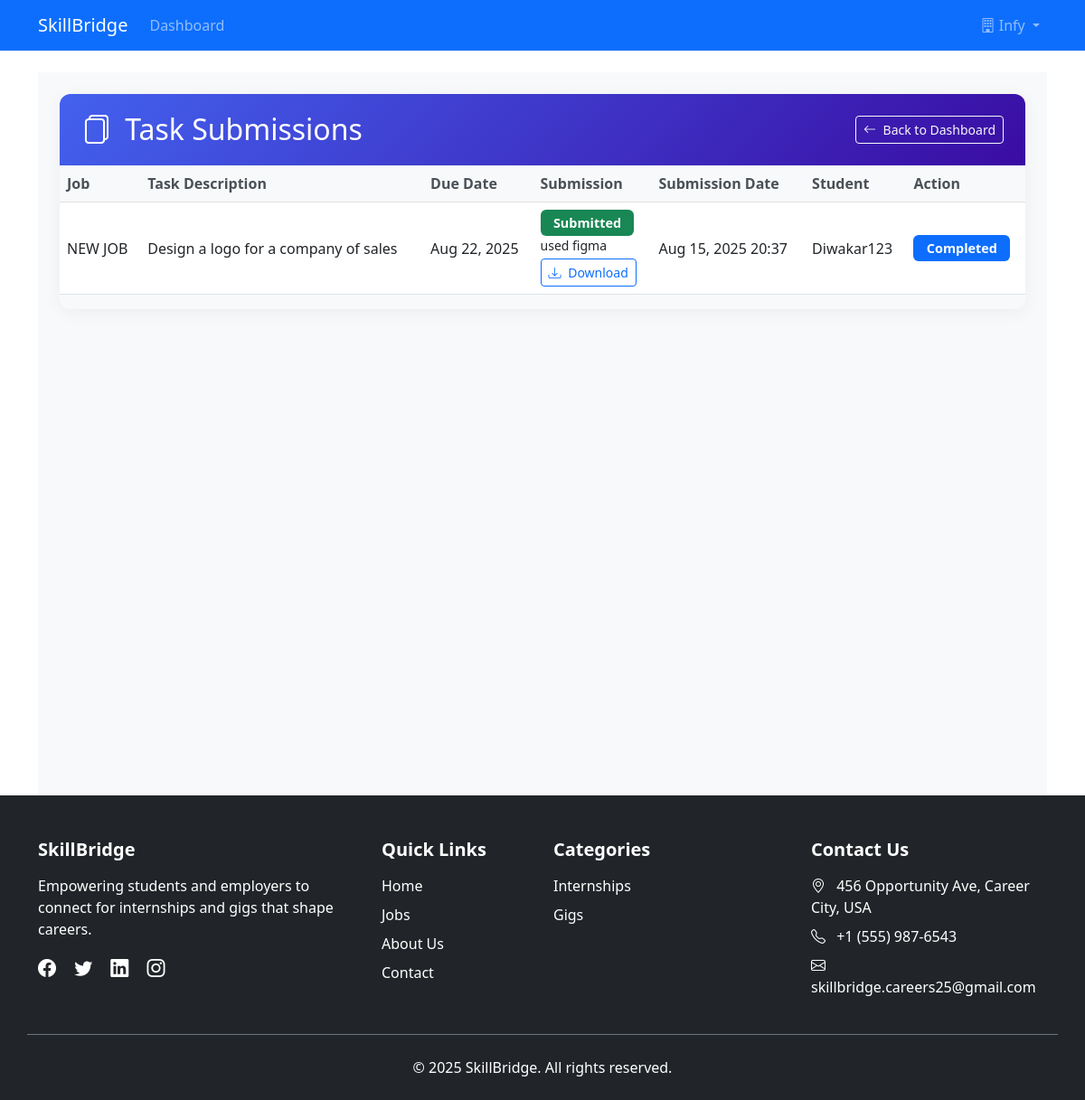
/payment/task-submissions/ (signed in), run on an earlier commit of the app's database.
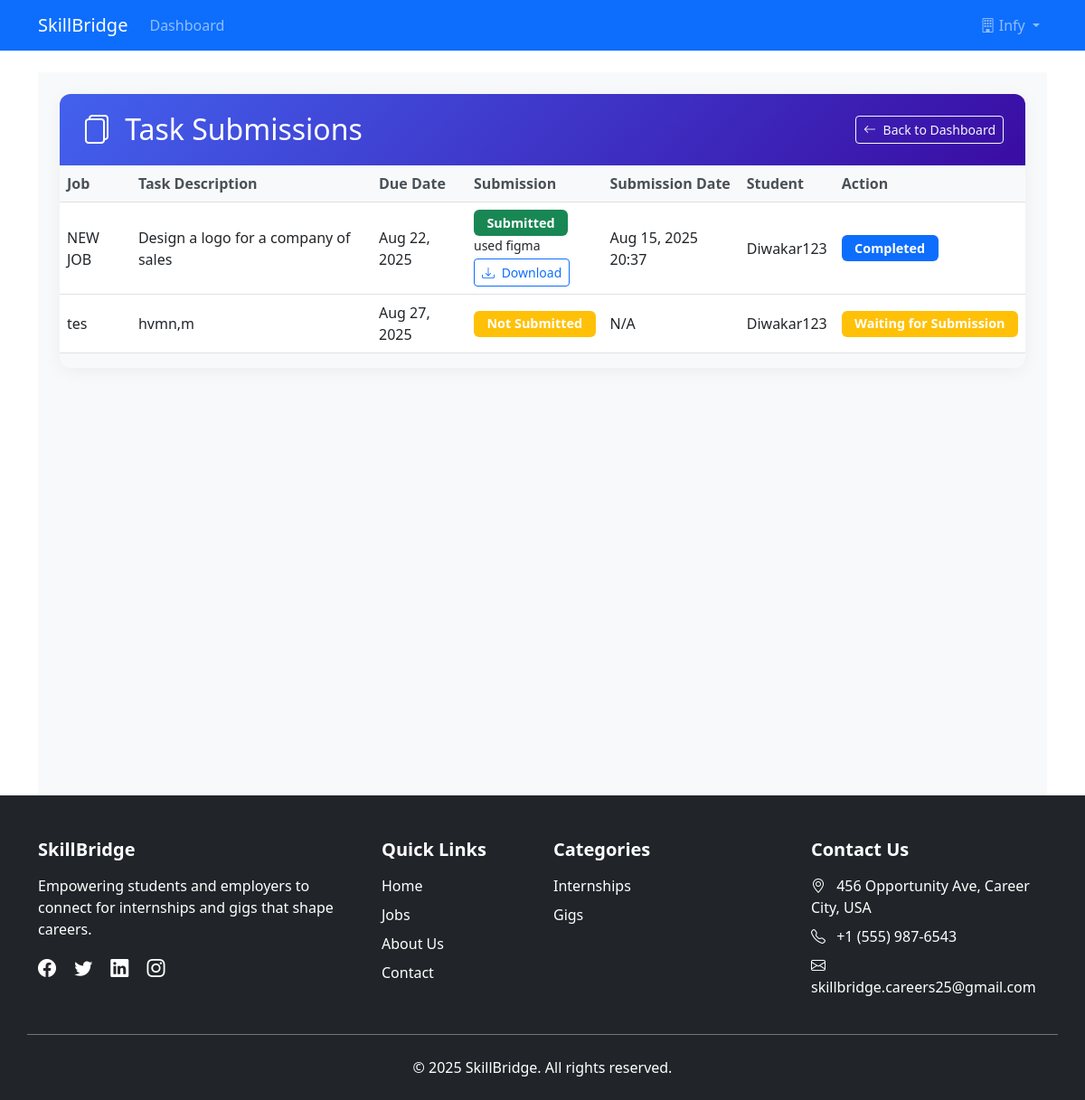
And on a later commit of the database.
### payment/models.py (models this page shows, shortened)
class TaskAssignment(models.Model):
    application = models.OneToOneField(Application, on_delete=models.CASCADE, related_name='task_assignment')
    task_description = models.TextField(help_text="Describe the task or internship duties")
    due_date = models.DateField(null=True, blank=True)
    assigned_date = models.DateTimeField(default=timezone.now)
    completed = models.BooleanField(default=False)

class TaskSubmission(models.Model):
    task_assignment = models.OneToOneField(TaskAssignment, on_delete=models.CASCADE, related_name='submission')
    work_file = models.FileField(upload_to='task_submissions/', blank=True, null=True, help_text="Upload your work file")
    description = models.TextField(help_text="Describe tools, technologies, or details of your work")
    submitted_date = models.DateTimeField(default=timezone.now)

### jobs/models.py (models this page shows, shortened)
class Application(models.Model):
    STATUS_CHOICES = [
        ('PENDING', 'Pending'),
        ('INTERVIEW', 'Interview Scheduled'),
        ('ACCEPTED', 'Accepted'),
        ('REJECTED', 'Rejected'),
        ('WITHDRAWN', 'Withdrawn'),
    ]
    student = models.ForeignKey(StudentProfile, on_delete=models.CASCADE, related_name='applications')
    job = models.ForeignKey(Job, on_delete=models.CASCADE, related_name='applications')
    applied_date = models.DateTimeField(auto_now_add=True)
    status = models.CharField(max_length=20, choices=STATUS_CHOICES, default='PENDING')
    cover_letter = models.TextField(verbose_name="Why do you want this job?", blank=True)
    resume = models.FileField(upload_to='application_resumes/', blank=True, null=True)
    declared_skills = models.ManyToManyField(Skill, blank=True, related_name="applications_declared")
    class Meta:
        unique_together = ('student', 'job')
        indexes = [
            models.Index(fields=['student', 'applied_date']),
            models.Index(fields=['job', 'status']),
        ]

class Job(models.Model):
    JOB_TYPE_CHOICES = [
        ('INT', 'Internship'),
        ('GIG', 'Gig'),
    ]
    INTERVIEW_TYPE_CHOICES = [
        ('DIGITAL', 'Digital'),
        ('FACE_TO_FACE', 'Face-to-Face'),
    ]
    PAID_CHOICES = [
        ('UNPAID', 'Unpaid'),
        ('PAID', 'Paid'),
    ]
    SALARY_TYPE_CHOICES = [
        ('HOURLY', 'Per Hour'),
        ('DAILY', 'Per Day'),
    ]
    INTERNSHIP_DESCRIPTION = "Long-term work experience (typically 3-6 months)"
    GIG_DESCRIPTION = "Short-term project or task (typically 1 day - 1 month)"
    employer = models.ForeignKey(EmployerProfile, on_delete=models.CASCADE, related_name='jobs')
    title = models.CharField(max_length=200)
    description = models.TextField()
    requirements = models.TextField(blank=True, help_text="Enter specific job requirements here")
    location = models.CharField(max_length=100)
    job_type = models.CharField(max_length=3, choices=JOB_TYPE_CHOICES)
    salary = models.CharField(max_length=100, blank=True)
    posted_date = models.DateTimeField(auto_now_add=True)
    is_active = models.BooleanField(default=True)
    application_deadline = models.DateTimeField(null=True, blank=True, help_text="Deadline for applications")
    max_applications = models.PositiveIntegerField(null=True, blank=True, help_text="Maximum number of applications allowed")
    interview_type = models.CharField(max_length=20, choices=INTERVIEW_TYPE_CHOICES, default='DIGITAL')
    location_address = models.CharField(max_length=255, null=True, blank=True, help_text="Physical address for Face-to-Face interviews")
    paid_type = models.CharField(max_length=6, choices=PAID_CHOICES, default='UNPAID')
    salary_type = models.CharField(max_length=6, choices=SALARY_TYPE_CHOICES, null=True, blank=True)
    is_physical = models.BooleanField(default=False, help_text="For internships: Check if physical presence required")
    media = models.FileField(
        upload_to='job_media/',
        blank=True,
        null=True,
        validators=[FileExtensionValidator(allowed_extensions=['jpg', 'png', 'mp4'])]
    )
    media_type = models.CharField(
        max_length=10,
        choices=(('image', 'Image'), ('video', 'Video')),
        blank=True,
        null=True
    )
    class Meta:
        indexes = [
            models.Index(fields=['employer', 'posted_date']),
            models.Index(fields=['is_active']),
        ]

### accounts/models.py (models this page shows, shortened)
class StudentProfile(models.Model):
    user = models.OneToOneField(settings.AUTH_USER_MODEL, on_delete=models.CASCADE, primary_key=True)
    personal_email = models.EmailField(unique=True, blank=True, null=True)
    profile_picture = models.ImageField(upload_to='profile_pics/', blank=True, null=True)
    profile_picture_url = models.URLField(blank=True, null=True)
    bio = models.TextField(blank=True, null=True)
    location = models.CharField(max_length=100, blank=True, null=True)
    github_url = models.URLField(blank=True, null=True)
    personal_website = models.URLField(blank=True, null=True)
    resume = models.FileField(upload_to='resumes/', blank=True, null=True)
    skills = models.ManyToManyField(Skill, blank=True)
    work_preference = models.CharField(max_length=4, choices=[
        ('INT', 'Internship'), ('GIG', 'Gigs'), ('BOTH', 'Both')
    ], blank=True, null=True)
    availability = models.CharField(max_length=10, choices=[
        ('FULL', 'Full-time'), ('PART', 'Part-time'), ('FLEX', 'Flexible')
    ], blank=True, null=True)
    student_id_document = models.FileField(upload_to='student_ids/', blank=True, null=True)
    phone_regex = RegexValidator(
    regex=r'^\+\d{12}$',
    message="Phone number must be in the format: '+CCXXXXXXXXXX' (2-digit country code + 10-digit number)."
)
    phone_number = models.CharField(validators=[phone_regex], max_length=13, blank=True, null=True)
    university = models.CharField(max_length=200, blank=True, null=True)
    country = models.CharField(max_length=100, blank=True, null=True)
    student_id_verified = models.BooleanField(default=False)
    stripe_account_id = models.CharField(max_length=255, blank=True, help_text="Stripe Connect account ID for payments")
    is_approved = models.BooleanField(default=False)
    def admin_photo(self):
        if self.profile_picture:
            return mark_safe(f'<img src="{self.profile_picture.url}" width="100" />')
        return "No Image"
    admin_photo.short_description = 'Profile Picture'
    admin_photo.allow_tags = True
    @property
    def profile_picture_url(self):
        if self.profile_picture and hasattr(self.profile_picture, 'url'):
            return self.profile_picture.url
        return '/static/images/default-profile.jpg'

class User(AbstractUser):
    is_student = models.BooleanField(default=False)
    is_employer = models.BooleanField(default=False)
    is_verified = models.BooleanField(default=False)

### payment/views.py (the view)
# urls.py: path('task-submissions/', views.task_submissions, name='task_submissions'),
@csrf_protect
@login_required
def task_submissions(request):
    if hasattr(request.user, 'employerprofile'):
        assignments = TaskAssignment.objects.filter(application__job__employer__user=request.user).select_related('submission', 'feedback')
        return render(request, 'payment/task_submissions.html', {'assignments': assignments, 'user_type': 'employer'})
    else:
        assignments = TaskAssignment.objects.filter(application__student__user=request.user).select_related('submission', 'feedback')
        return render(request, 'payment/task_submissions.html', {'assignments': assignments, 'user_type': 'student'})

### jobs/context_processors.py (called while the page is built)
def user_ui_settings(request):
    ctx = {'dark_mode': False}
    if request.user.is_authenticated and hasattr(request.user, 'studentprofile'):
        settings_obj = getattr(request.user.studentprofile, 'settings', None)
        if settings_obj:
            ctx['dark_mode'] = bool(settings_obj.dark_mode)
    return ctx

### payment/templates/payment/task_submissions.html (shortened to what the changed rows need)
{% extends "base.html" %}
{% load static %}
{% block content %}
<div class="container-fluid">
    <div class="row">
        <main class="col-12 px-md-4">
            <div class="section-card">
                <div class="card-header d-flex justify-content-between align-items-center">
                    <h2 class="h2 mb-0"><i class="bi bi-files me-2"></i> Task Submissions</h2>
                </div>
                <div class="card-body">
                    <div class="table-responsive">
                        <table class="table table-hover align-middle">
                            <thead class="table-light">
                                <tr>
                                    <th>Job</th>
                                    <th>Task Description</th>
                                    <th>Due Date</th>
                                    <th>Submission</th>
                                    <th>Submission Date</th>
                                    {% if user_type == 'employer' %}
                                        <th>Student</th>
                                        <th>Action</th>
                                    {% else %}
                                        <th>Feedback</th>
                                    {% endif %}
                                </tr>
                            </thead>
                            <tbody>
                                {% for assignment in assignments %}
                                <tr>
                                    <td>{{ assignment.application.job.title }}</td>
                                    <td>{{ assignment.task_description|truncatewords:20 }}</td>
                                    <td>{{ assignment.due_date|date:"M d, Y"|default:"N/A" }}</td>
                                    <td>
                                        {% if assignment.submission %}
                                            <span class="badge bg-success">Submitted</span>
                                            <p class="mb-0 small">{{ assignment.submission.description|truncatewords:20 }}</p>
                                            {% if assignment.submission.work_file %}
                                                <a href="{{ assignment.submission.work_file.url }}" class="btn btn-sm btn-outline-primary mt-1" data-bs-toggle="tooltip" title="Download submitted file">
                                                    <i class="bi bi-download me-1"></i> Download
                                                </a>
                                            {% endif %}
                                        {% else %}
                                            <span class="badge bg-warning">Not Submitted</span>
                                        {% endif %}
                                    </td>
                                    <td>{{ assignment.submission.submitted_date|date:"M d, Y H:i"|default:"N/A" }}</td>
                                    {% if user_type == 'employer' %}
                                        <td>{{ assignment.application.student.user.username }}</td>
                                        <td>
                                            {% if assignment.submission and not assignment.completed %}
                                                <a href="{% url 'payment:submit_feedback' assignment.pk %}" class="btn btn-sm btn-outline-success" data-bs-toggle="tooltip" title="Provide feedback for this submission">
                                                    Submit Feedback
                                                </a>
                                            {% elif assignment.completed %}
                                                <span class="badge bg-primary">Completed</span>
                                            {% else %}
                                                <span class="badge bg-warning">Waiting for Submission</span>
                                            {% endif %}
                                        </td>
                                    {% endif %}
                                </tr>
                                {% endfor %}
                            </tbody>
                        </table>
                    </div>
                </div>
            </div>
        </main>
    </div>
</div>
{% endblock %}

What changed in the data, as far as the page shows it:
added TaskAssignment: application.job "tes", task_description "hvmn,m", due_date "Aug 27, 2025", shows "Not Submitted", submission.submitted_date "N/A", application.student.user.username "Diwakar123", completed "Waiting for Submission"
